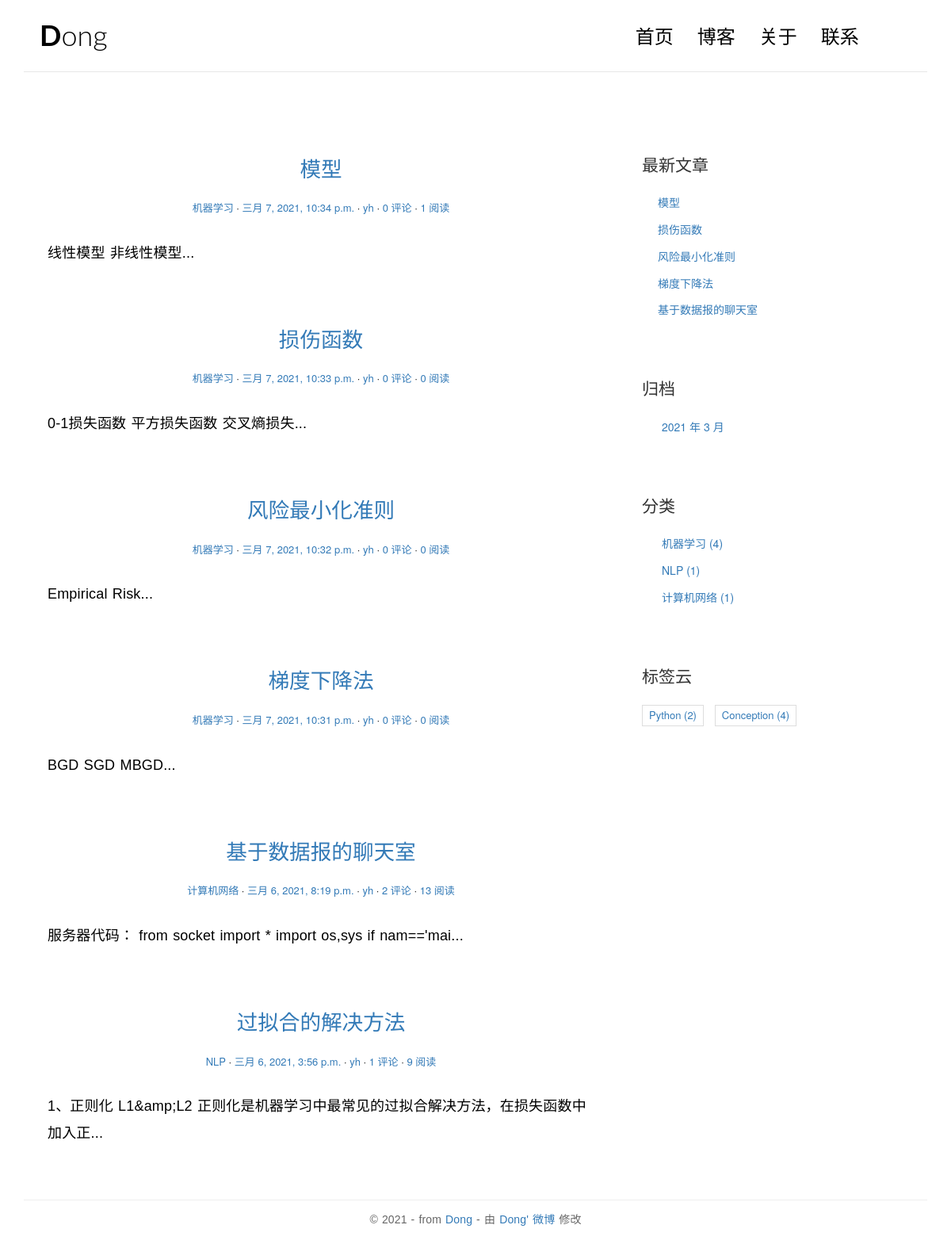
Page /titles/show_titles/ on the earlier database version.
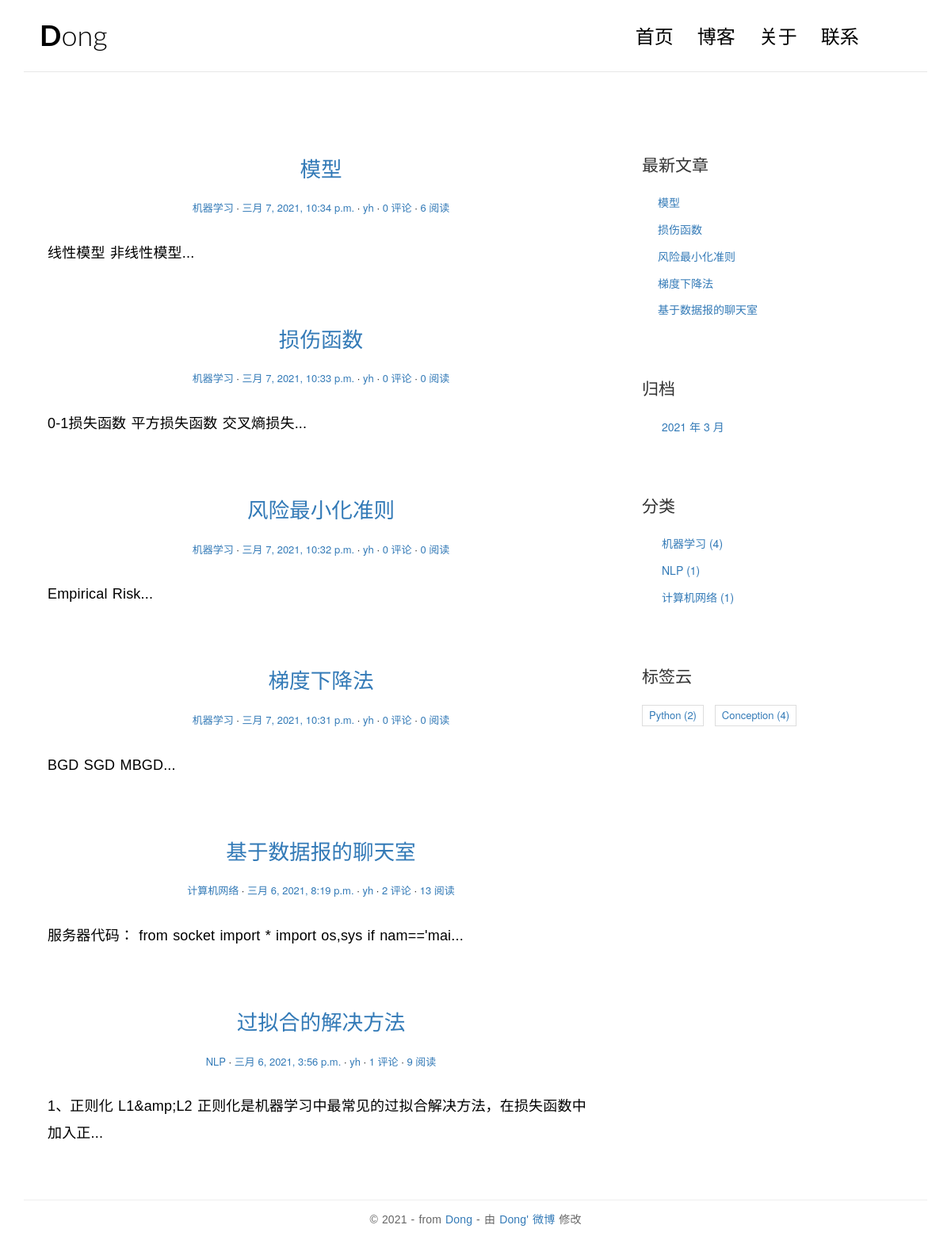
Same page on the later database version.
### titles/models.py (models this page shows, shortened)
class Post(models.Model):
    title = models.CharField('标签', max_length=70)
    body = models.TextField('正文')
    create_time = models.DateTimeField(verbose_name='创建时间', auto_now_add=True)
    modified_time = models.DateTimeField()
    excerpt = models.CharField(max_length=200, blank=True)
    category = models.ForeignKey(Category, verbose_name='分类', on_delete=models.CASCADE)
    tags = models.ManyToManyField(Tag, blank=True)
    author = models.ForeignKey(User, on_delete=models.CASCADE)
    views = models.PositiveIntegerField(default=0)
    class Meta:
        verbose_name = '文章'
        verbose_name_plural = verbose_name
        ordering = ['create_time']
    def get_absolute_url(self):
        return reverse('title:detail', kwargs={'pk': self.pk})

class Category(models.Model):
    name = models.CharField('分类名', max_length=100)
    class Meta:
        verbose_name = '分类'
        verbose_name_plural = verbose_name

### titles/views.py (the view)
# urls.py: path('', views.index, name='index'),
def index(request):
    post_list = Post.objects.all().order_by('-create_time')
    return render(request, 'titles/index.html', context={'post_list': post_list})

### titles/templatetags/blog_extras.py (called while the page is built)
@register.inclusion_tag('titles/inclusions/_recent_posts.html',
                        takes_context=True)
def show_recent_posts(context, num=5):
    return {'recent_post_list': Post.objects.all().order_by('-create_time')[:num]}

@register.inclusion_tag('titles/inclusions/_archives.html',
                        takes_context=True)
def show_archives(context):
    return {'date_list': Post.objects.dates('create_time', 'month', order='DESC')}

@register.inclusion_tag('titles/inclusions/_tags.html',
                        takes_context=True)
def show_tags(context):
    tag_list = Tag.objects.annotate(num_posts=Count('post')).filter(num_posts__gt=0)
    return {
        'tag_list': tag_list,
    }

@register.inclusion_tag('titles/inclusions/_categories.html', takes_context=True)
def show_categories(context):
    category_list = Category.objects.annotate(num_posts=Count('post')).filter(num_posts__gt=0)
    return {
        'category_list': category_list,
    }

### titles/templates/titles/index.html (shortened to what this page needs)
{% extends 'base.html' %}
{% load static %}
                {% block main %}
                {% for post in post_list%}
                <article class="post post-{{ post.pk }}">
                    <header class="entry-header">
                        <h1 class="entry-title">
                            <a href="{{ post.get_absolute_url }}">{{post.title}}</a>
                        </h1>
                        <div class="entry-meta">
                            <span class="post-category"><a href="#">{{post.category.name}}</a></span>
                            <span class="post-date"><a href="#"><time class="entry-date"
                                                                      datetime="{{post.create_time}}">{{post.create_time}}</time></a></span>
                            <span class="post-author"><a href="#">{{post.author}}</a></span>
                            <span class="comments-link"><a href="{{ post.get_absolute_url }}#comment-area">{{ post.comment_set.count }} 评论</a></span>
                            <span class="views-count"><a href="#">{{ post.views }} 阅读</a></span>
                        </div>
                    </header>
                    <div class="entry-content clearfix">
                        <p>{{post.excerpt}}...</p>
                    </div>
                </article>
                {%empty%}
                <div class="no-post">还没有发布文章</div>
                {%endfor%}
                {% endblock main %}

### titles/templates/titles/inclusions/_recent_posts.html (shortened to what this page needs)
<!DOCTYPE html>
<html lang="en">
<head>
</head>
<body>
<div class="widget widget-recent-posts">
  <h3 class="widget-title">最新文章</h3>
  <ul>
    {% for post in recent_post_list %}
      <li>
        <a href="{{ post.get_absolute_url }}">{{ post.title }}</a>
      </li>
    {% empty %}
      暂无文章！
    {% endfor %}
  </ul>
</div>
</body>
</html>

Differences in the rows shown:
changed Post "模型": views "1" → "6"
